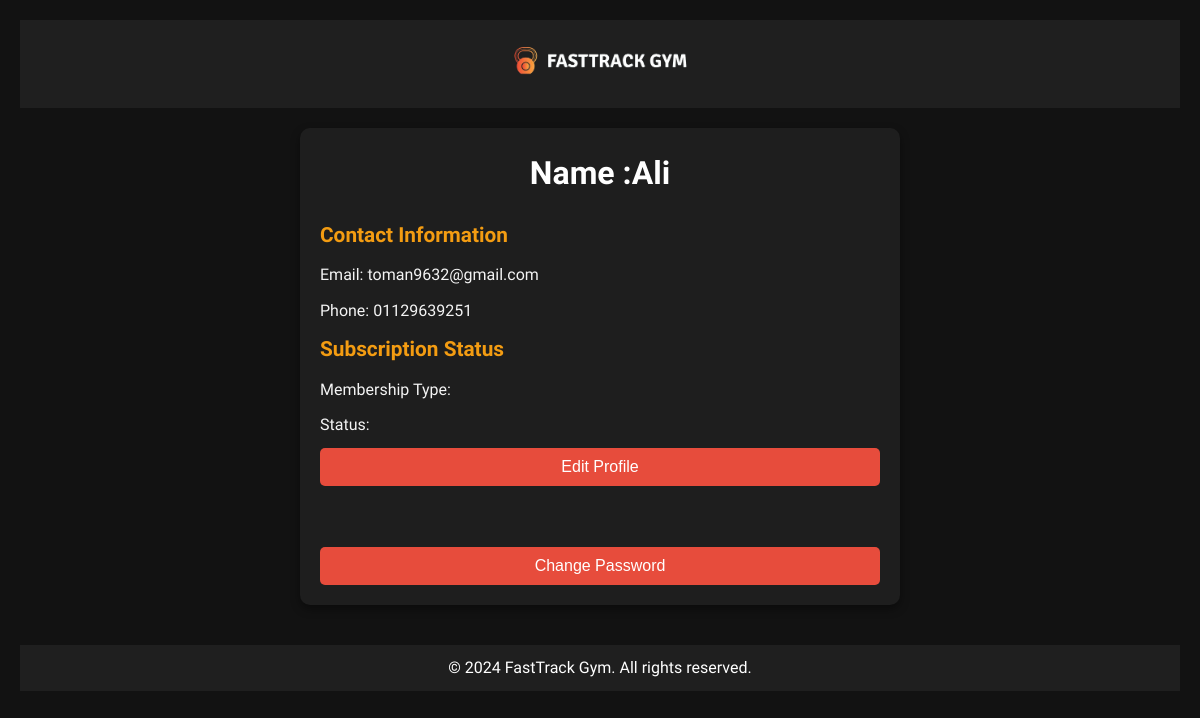
Before: /FastTrack/viewprofile.php (signed in) with the older database file.
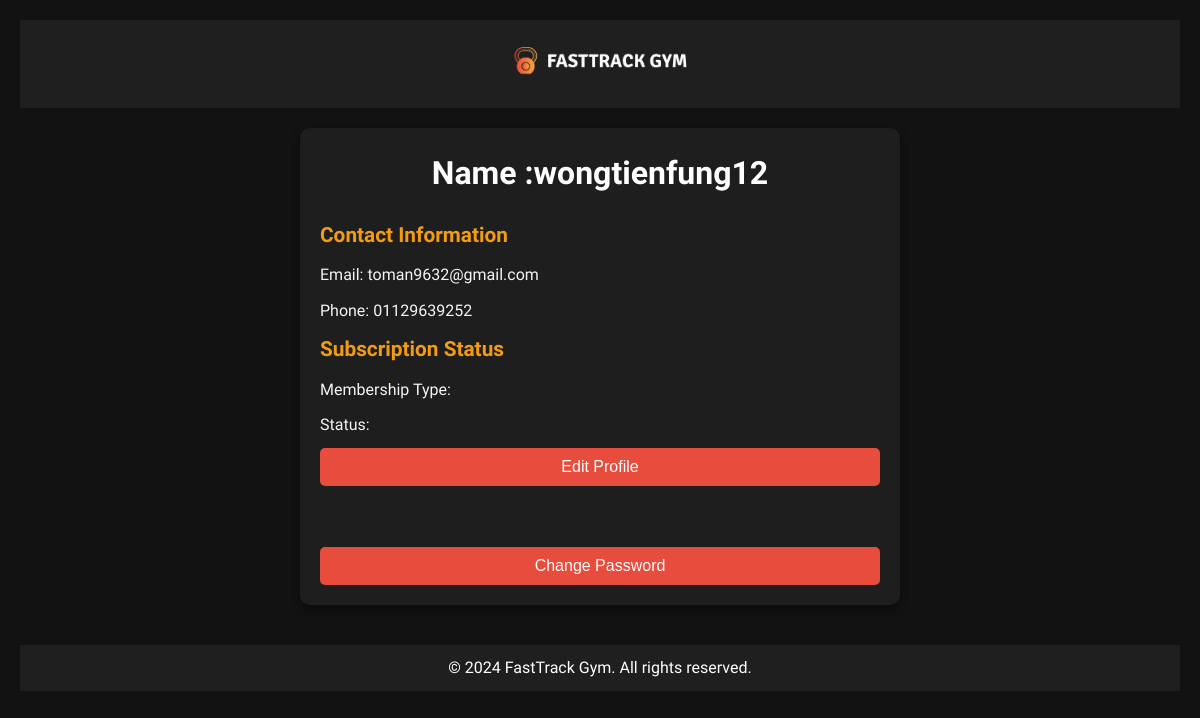
After: the same page with the newer database file.
### tables this page shows
CREATE TABLE `users` (
  `id` int NOT NULL,
  `full_name` varchar(100) NOT NULL,
  `email` varchar(100) NOT NULL,
  `password` varchar(255) NOT NULL,
  `phoneNo` text,
  `verification_token` varchar(255) DEFAULT NULL,
  `verified` tinyint(1) DEFAULT '0',
  `created_at` timestamp NULL DEFAULT CURRENT_TIMESTAMP,
  `user_type` varchar(50) NOT NULL DEFAULT 'user',
  `reset_token` varchar(255) DEFAULT NULL,
  `reset_token_expiry` datetime DEFAULT NULL
);

### FastTrack/viewprofile.php (the view, shortened to what this page needs)
<?php
$servername = "localhost";
$username = "Webs392024";
$password = "Webs392024";
$dbname = "fasttrack_gym";
$conn = new mysqli($servername, $username, $password, $dbname);
$user_id = $_SESSION['user_id'];
$sql = "SELECT full_name, email, user_type, phoneNo FROM users WHERE id = ?";
$stmt = $conn->prepare($sql);
$stmt->bind_param("i", $user_id);
$stmt->execute();
$stmt->bind_result($full_name, $email, $user_type, $phoneNo);
?>
<!DOCTYPE html>
<html lang="en">
<head>
    <link rel="stylesheet" href="css/viewprofile.css" type="text/css">
</head>
<body>
<header class="header-section">
    <div class="logo">
        <a href="./customer.html">
            <img src="img/logo3.png" alt="FastTrack Gym Logo">
        </a>
    </div>
</header>
<div class="profile-container">
    <div class="profile-wrap">
        <h1 class="profile-name">Name :<?php echo htmlspecialchars($full_name); ?> </h1>
        <div class="profile-info">
            <h3>Contact Information</h3>
            <p>Email: <?php echo htmlspecialchars($email); ?></p>
            <p>Phone: <?php echo htmlspecialchars($phoneNo); ?></p>
        </div>
        <div class="subscription-status">
            <h3>Subscription Status</h3>
            <p>Membership Type: </p>
            <p>Status: </p>
        </div>
        <button class="edit-profile-btn" onclick="toggleEditForm()">Edit Profile</button>
		<br></br>
        <button class="change-password-btn" onclick="togglePasswordForm()">Change Password</button>
    </div>
</div>
<div class="footer-section">
    <p>&copy; 2024 FastTrack Gym. All rights reserved.</p>
</div>
</body>
</html>

Changed rows visible on the page:
changed users "toman9632@gmail.com": full_name "Ali" → "wongtienfung12"; phoneNo "01129639251" → "01129639252"
